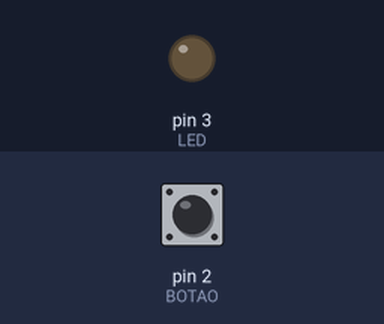
This sketch was run on a simulated Arduino Uno, built with avr-gcc and run on an emulated ATmega328P. Shown: output pins drawn as LEDs (lit = HIGH). The inputs (shaded band) are chosen by the test bench; at power-on: pin 2 (BOTAO) HIGH.

Above: at 1.2 s.
1.3 s: pin 2 (BOTAO) pulled LOW for 0.15 s
At 1.37 s:
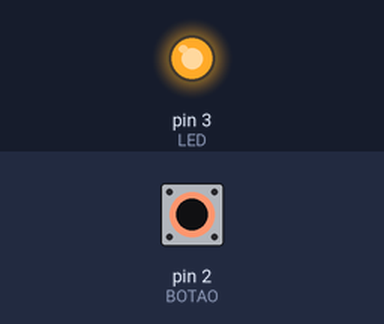
2.9 s: pin 2 (BOTAO) pulled LOW for 3.2 s
At 6.4 s:
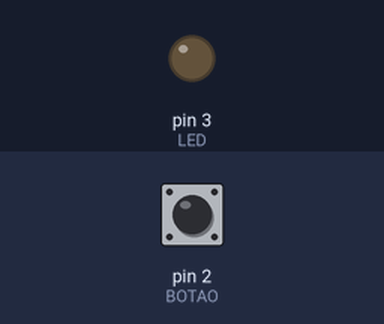
Timing chart, 0 to 7.9 s (numbered marks = the images above; inputs shaded):
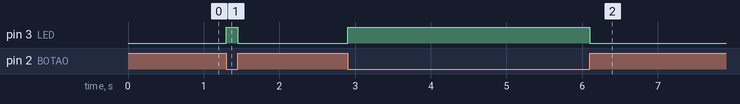

Measured:
- after the input at 1.3 s, pin 3 (LED): LOW → HIGH at once, → LOW 0.15 s later
- after the input at 2.9 s, pin 3 (LED): LOW → HIGH at once, → LOW 3.2 s later

The sketch:

step2.ino
```cpp
#define BOTAO 2
#define LED 3

void setup() {
  pinMode(BOTAO,INPUT);
  pinMode(LED,OUTPUT);

}

void loop() {
  if(!digitalRead(BOTAO)){
    digitalWrite(LED,HIGH);
  }else{
    digitalWrite(LED,LOW);
  }

}
```
